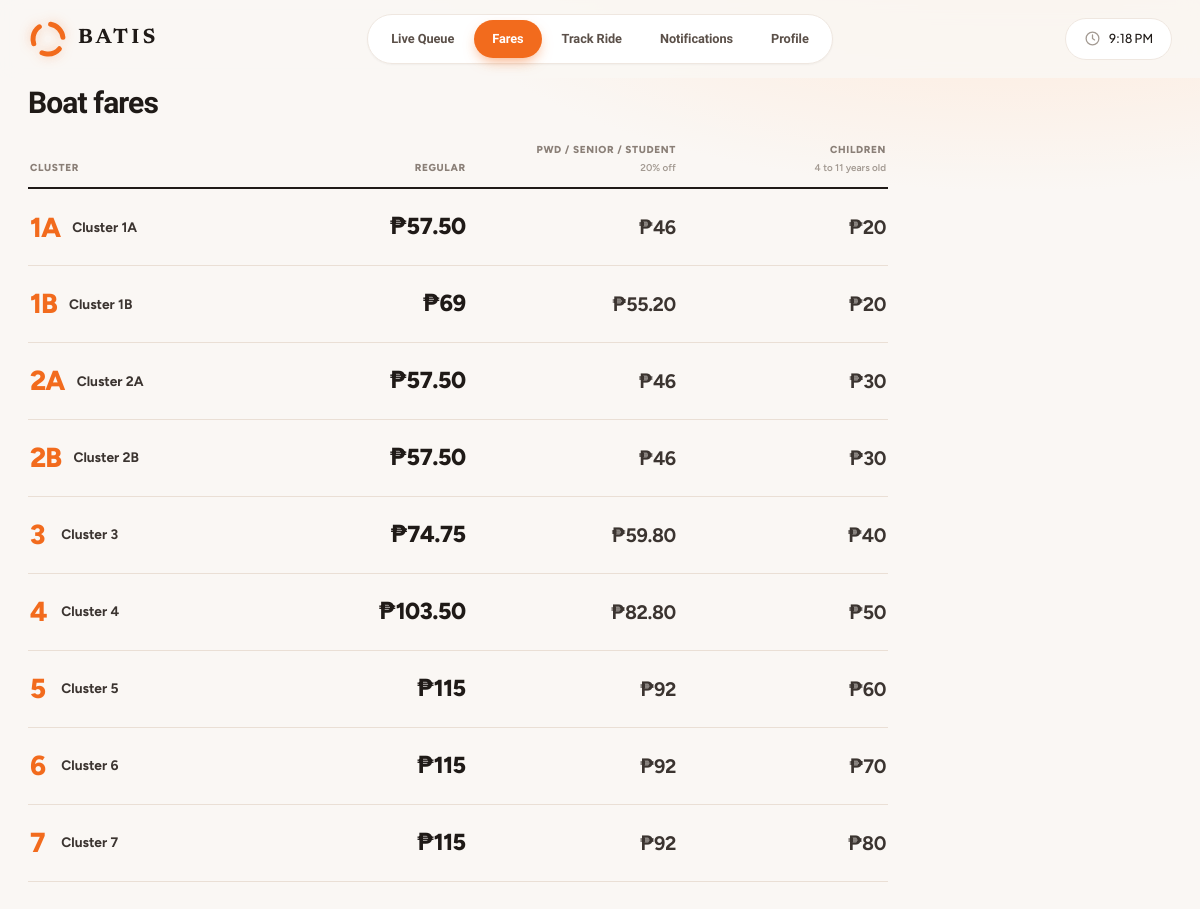
The page /passenger/fares.php on the database its author committed.
### tables this page shows
CREATE TABLE clusters (
  id INT AUTO_INCREMENT PRIMARY KEY,
  name VARCHAR(40) NOT NULL UNIQUE,
  next_trip_available TINYINT(1) NOT NULL DEFAULT 1,
  next_motorbanca_id INT NULL
);

### config/database.php (called while the page is built, shortened)
<?php
function db() {
    static $pdo;
    if (!$pdo) {
        $pdo = new PDO('mysql:host=' . DB_HOST . ';dbname=' . DB_NAME . ';charset=utf8mb4', DB_USER, DB_PASS,
            [PDO::ATTR_ERRMODE => PDO::ERRMODE_EXCEPTION, PDO::ATTR_DEFAULT_FETCH_MODE => PDO::FETCH_ASSOC,
             PDO::ATTR_EMULATE_PREPARES => false]);
    }
    return $pdo;
}
function e($s) { return htmlspecialchars((string)$s, ENT_QUOTES, 'UTF-8'); }

### passenger/fares.php (the view, shortened to what this page needs)
<?php
require_once '../config/layout.php';
$fares = [
    'Cluster 1A' => [57.50, 46, 20],
    'Cluster 1B' => [69, 55.20, 20],
    'Cluster 2A' => [57.50, 46, 30],
    'Cluster 2B' => [57.50, 46, 30],
    'Cluster 3' => [74.75, 59.80, 40],
    'Cluster 4' => [103.50, 82.80, 50],
    'Cluster 5' => [115, 92, 60],
    'Cluster 6' => [115, 92, 70],
    'Cluster 7' => [115, 92, 80],
];
function peso($v)
{
    return '&#8369;' . (floor($v) == $v ? number_format($v, 0) : number_format($v, 2));
}
?>
<h1>Boat fares</h1>
<div class="fx">
    <div class="fx-head">
        <span>Cluster</span>
        <span>Regular</span>
        <span>PWD / Senior / Student<small>20% off</small></span>
        <span>Children<small>4 to 11 years old</small></span>
    </div>
    <?php foreach (db()->query("SELECT * FROM clusters ORDER BY id")->fetchAll() as $c):
        $n = trim(preg_replace('/^Cluster\s*/', '', $c['name']));
        $f = $fares[$c['name']] ?? null;
    ?>
        <div class="fx-row">
            <span class="fx-c"><i><?= e($n) ?></i><em><?= e($c['name']) ?></em></span>
            <b class="fx-reg" data-label="Regular"><?= peso($f[0]) ?></b>
            <b data-label="PWD / Senior / Student" data-sub="20% off"><?= peso($f[1]) ?></b>
            <b data-label="Children" data-sub="4 to 11 years old"><?= peso($f[2]) ?></b>
        </div>
    <?php endforeach; ?>
</div>

### css/style.css (style rules this page uses)
:root { --navy: #0a2540; --sea: #0b7285; --ring: #f26a21; --bg: #e8eef2; --ink: #12202e; --line: #cdd8df }
* { box-sizing: border-box }
body { margin: 0; font: 18px/1.45 system-ui, "Segoe UI", Roboto, sans-serif; background: var(--bg); color: var(--ink) }
h1 { font-size: 1.7rem; margin: .2em 0 .5em; color: var(--navy) }
@media (min-width:900px) { .r-admin { display: grid; grid-template-columns: 230px 1fr; grid-template-rows: auto 1fr; min-height: 100vh } }
* { scrollbar-width: none; -ms-overflow-style: none }

### rows shown on the page
clusters: name "1A", name "Cluster 1A", name "₱57.50", name "₱46", name "₱20"
clusters: name "1B", name "Cluster 1B", name "₱69", name "₱55.20", name "₱20"
clusters: name "2A", name "Cluster 2A", name "₱57.50", name "₱46", name "₱30"
clusters: name "2B", name "Cluster 2B", name "₱57.50", name "₱46", name "₱30"
clusters: name "3", name "Cluster 3", name "₱74.75", name "₱59.80", name "₱40"
clusters: name "4", name "Cluster 4", name "₱103.50", name "₱82.80", name "₱50"
clusters: name "5", name "Cluster 5", name "₱115", name "₱92", name "₱60"
clusters: name "6", name "Cluster 6", name "₱115", name "₱92", name "₱70"
clusters: name "7", name "Cluster 7", name "₱115", name "₱92", name "₱80"

### other values the page prints
$l "Live Queue"
$l "Fares"
$l "Track Ride"
$l "Notifications"
$l "Profile"
